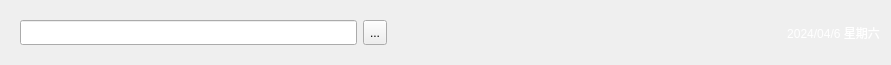
   <widget class="QWidget" name="layoutWidget">
    <property name="geometry">
     <rect>
      <x>21</x>
      <y>11</y>
      <width>891</width>
      <height>45</height>
     </rect>
    </property>
    <layout class="QHBoxLayout" name="horizontalLayout_8">
     <item>
      <widget class="QWidget" name="widget_4" native="true">
       <layout class="QHBoxLayout" name="horizontalLayout_11">
        <item>
         <widget class="QLineEdit" name="lineEdit">
          <property name="maximumSize">
           <size>
            <width>16777215</width>
            <height>25</height>
           </size>
          </property>
          <property name="styleSheet">
           <string notr="true"/>
          </property>
          <property name="text">
           <string/>
          </property>
         </widget>
        </item>
        <item>
         <widget class="QToolButton" name="toolButton">
          <property name="minimumSize">
           <size>
            <width>0</width>
            <height>25</height>
           </size>
          </property>
          <property name="maximumSize">
           <size>
            <width>16777215</width>
            <height>25</height>
           </size>
          </property>
          <property name="text">
           <string>...</string>
          </property>
          <property name="icon">
           <iconset resource="image.qrc">
            <normaloff>:/res/Search.png</normaloff>:/res/Search.png</iconset>
          </property>
         </widget>
        </item>
       </layout>
      </widget>
     </item>
     <item>
      <spacer name="horizontalSpacer_3">
       <property name="orientation">
        <enum>Qt::Horizontal</enum>
       </property>
       <property name="sizeHint" stdset="0">
        <size>
         <width>40</width>
         <height>20</height>
        </size>
       </property>
      </spacer>
     </item>
     <item>
      <widget class="QLabel" name="lblDate">
       <property name="styleSheet">
        <string notr="true">font: 20pt &quot;Arial&quot;;
color: rgb(255, 255, 255);
background-color: rgba(255, 255, 255,0);</string>
       </property>
       <property name="text">
        <string>2024/04/6 星期六</string>
       </property>
       <property name="alignment">
        <set>Qt::AlignCenter</set>
       </property>
      </widget>
     </item>
    </layout>
   </widget>
